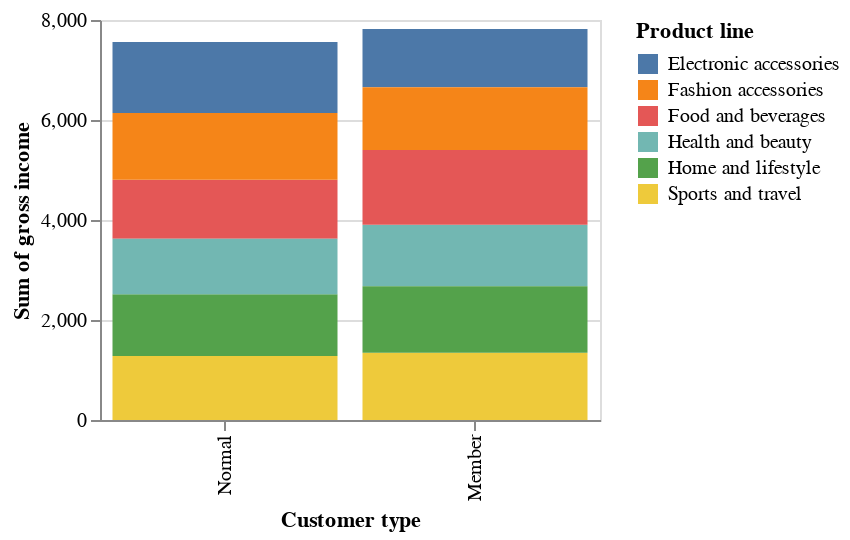

Notebook source saved alongside this figure:
### Code cell
bar2 = alt.Chart(walmart_df).mark_bar().encode(
    x = alt.X('Customer type:N', sort='y'),
    y = 'sum(gross income):Q',
    color='Product line:N'
).properties(width = 250, height = 200)# .facet('Customer type', columns=1)

bar2

### Figure 1 — Vega specification as saved in the notebook (floating-point values rounded to 4 significant figures)
{"$schema": "https://vega.github.io/schema/vega/v5.json", "data": [{"name": "source_0"}, {"name": "data_0", "values": [{"Customer type": "Member", "Product line": "Health and beauty", "sum_gross income_end": 3907.0, "sum_gross income_start": 2677.0}, {"Customer type": "Normal", "Product line": "Electronic accessories", "sum_gross income_end": 7559.0, "sum_gross income_start": 6138.0}, {"Customer type": "Normal", "Product line": "Home and lifestyle", "sum_gross income_end": 2513.0, "sum_gross income_start": 1280.0}, {"Customer type": "Normal", "Product line": "Sports and travel", "sum_gross income_end": 1280.0, "sum_gross income_start": 0.0}, {"Customer type": "Member", "Product line": "Electronic accessories", "sum_gross income_end": 7820.0, "sum_gross income_start": 6654.0}, {"Customer type": "Member", "Product line": "Food and beverages", "sum_gross income_end": 5400.0, "sum_gross income_start": 3907.0}, {"Customer type": "Member", "Product line": "Fashion accessories", "sum_gross income_end": 6654.0, "sum_gross income_start": 5400.0}, {"Customer type": "Normal", "Product line": "Food and beverages", "sum_gross income_end": 4806.0, "sum_gross income_start": 3625.0}, {"Customer type": "Normal", "Product line": "Health and beauty", "sum_gross income_end": 3625.0, "sum_gross income_start": 2513.0}, {"Customer type": "Member", "Product line": "Sports and travel", "sum_gross income_end": 1344.0, "sum_gross income_start": 0.0}, {"Customer type": "Member", "Product line": "Home and lifestyle", "sum_gross income_end": 2677.0, "sum_gross income_start": 1344.0}, {"Customer type": "Normal", "Product line": "Fashion accessories", "sum_gross income_end": 6138.0, "sum_gross income_start": 4806.0}]}, {"name": "source_0_x_domain_Customer type", "values": [{"Customer type": "Member", "sort_field": 7820.0}, {"Customer type": "Normal", "sort_field": 7559.0}]}, {"name": "data_0_color_domain_Product line", "values": [{"Product line": "Health and beauty"}, {"Product line": "Electronic accessories"}, {"Product line": "Home and lifestyle"}, {"Product line": "Sports and travel"}, {"Product line": "Food and beverages"}, {"Product line": "Fashion accessories"}]}], "marks": [{"type": "rect", "name": "marks", "from": {"data": "data_0"}, "encode": {"update": {"x": {"field": "Customer type", "scale": "x"}, "width": {"signal": "max(0.25, bandwidth('x'))"}, "y2": {"field": "sum_gross income_start", "scale": "y"}, "y": {"field": "sum_gross income_end", "scale": "y"}, "fill": {"field": "Product line", "scale": "color"}}}, "style": ["bar"]}], "scales": [{"name": "x", "type": "band", "domain": {"data": "source_0_x_domain_Customer type", "field": "Customer type", "sort": {"op": "max", "field": "sort_field"}}, "range": [0, {"signal": "width"}], "paddingOuter": 0.05, "paddingInner": 0.1}, {"name": "y", "type": "linear", "domain": {"data": "data_0", "fields": ["sum_gross income_start", "sum_gross income_end"]}, "range": [{"signal": "height"}, 0], "nice": true, "zero": true}, {"name": "color", "type": "ordinal", "domain": {"data": "data_0_color_domain_Product line", "field": "Product line", "sort": true}, "range": "category"}], "axes": [{"scale": "y", "ticks": false, "zindex": 0, "domain": false, "orient": "left", "aria": false, "maxExtent": 0, "grid": true, "tickCount": {"signal": "ceil(height/40)"}, "gridScale": "x", "minExtent": 0, "labels": false}, {"scale": "x", "orient": "bottom", "labelAngle": 270, "labelAlign": "right", "labelBaseline": "middle", "zindex": 0, "grid": false, "title": "Customer type"}, {"scale": "y", "labelOverlap": true, "zindex": 0, "title": "Sum of gross income", "grid": false, "orient": "left", "tickCount": {"signal": "ceil(height/40)"}}], "legends": [{"fill": "color", "symbolType": "square", "title": "Product line"}], "padding": 5, "height": 200, "style": "cell", "background": "white", "width": 250}
